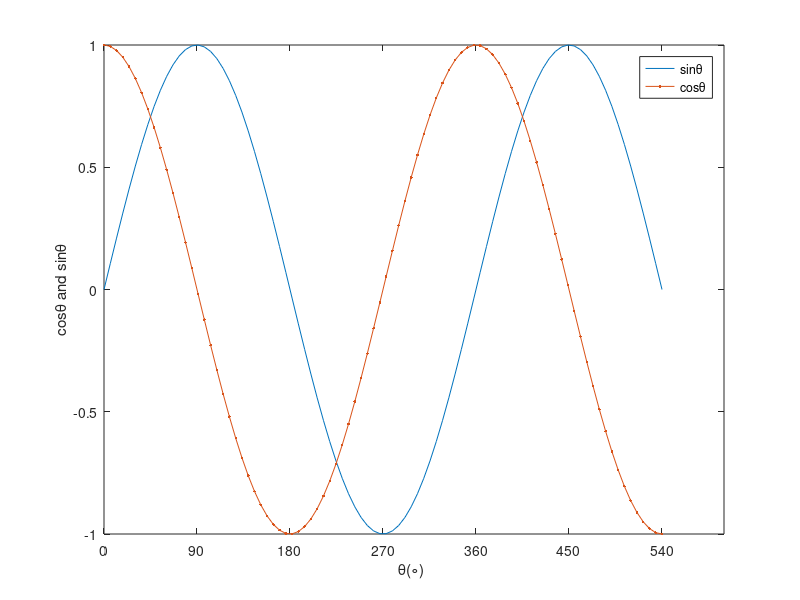

Source code (MATLAB):
x = linspace(0,540,90);
y = sin(x*pi/180);
z = cos(x*pi/180);
plot(x, y, x, z, '.-'), legend('sin\theta', 'cos\theta');
set(gca,'XTick',0:90:540);
xlabel('\theta(\circ) ');
ylabel('cos\theta and sin\theta');

